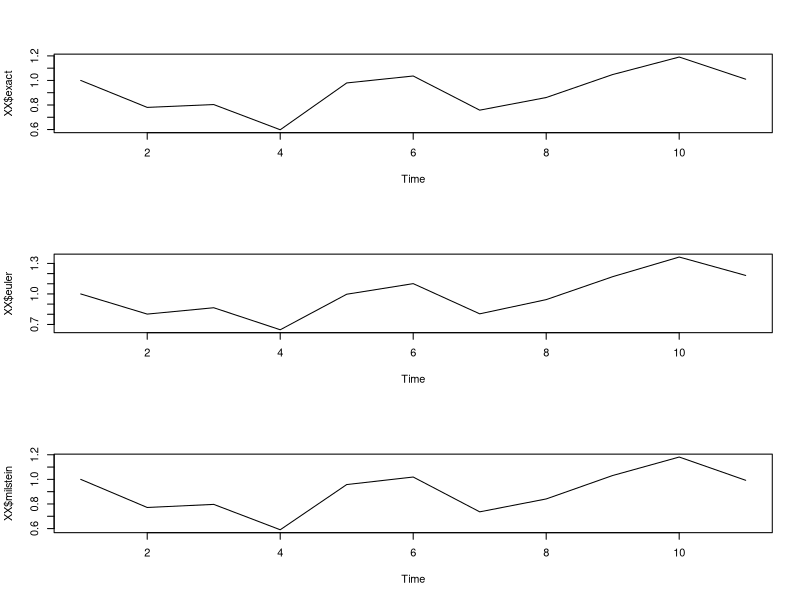
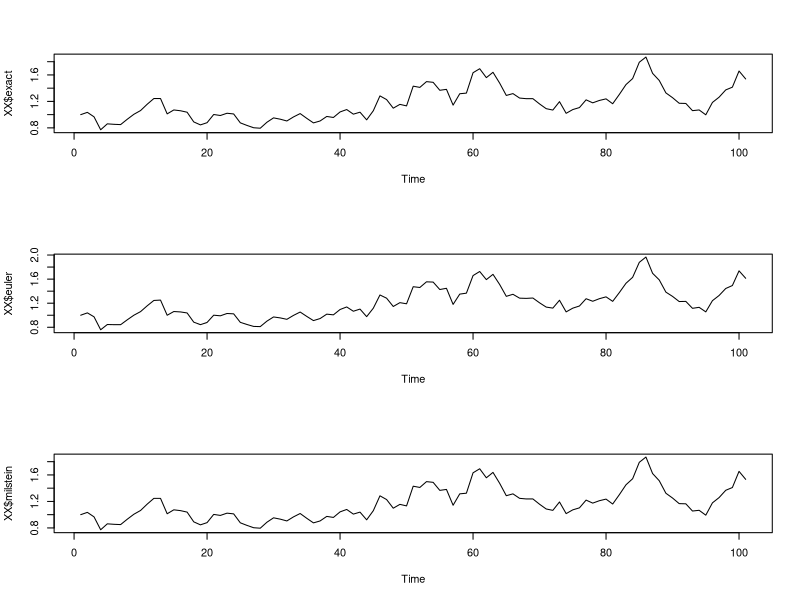
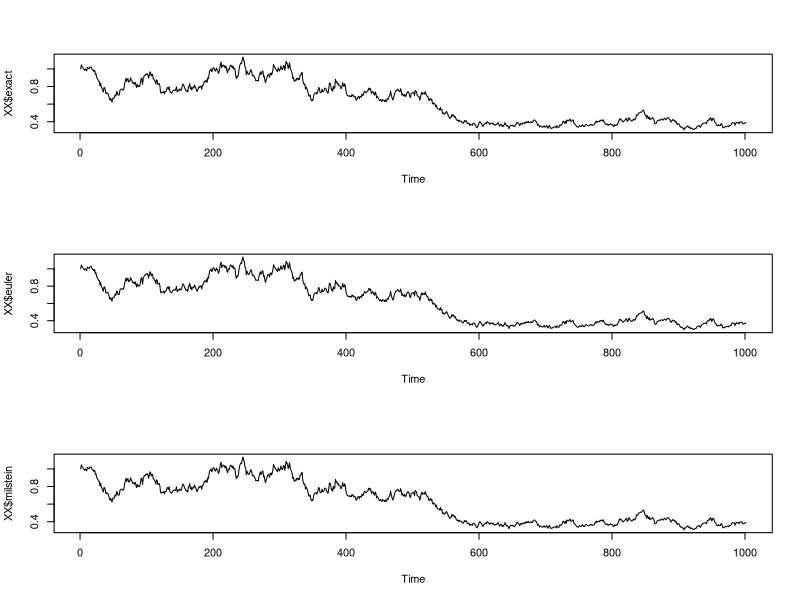
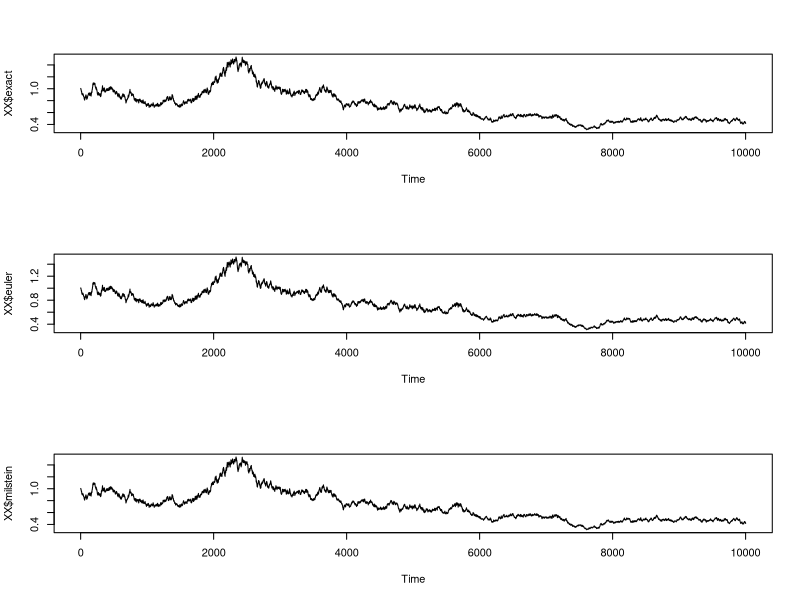
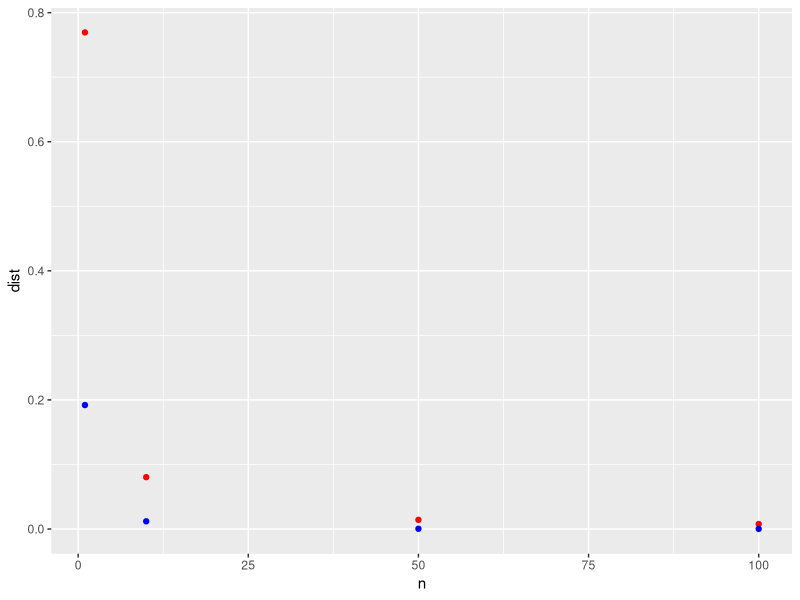
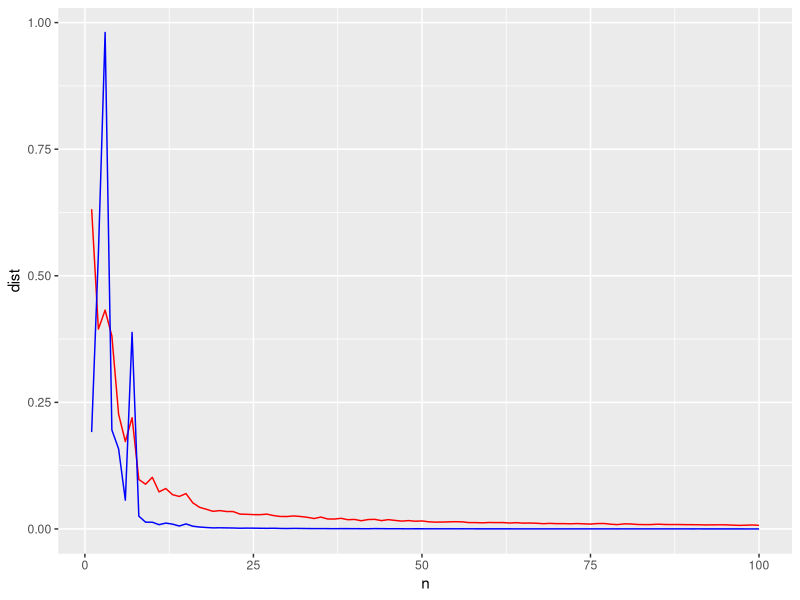
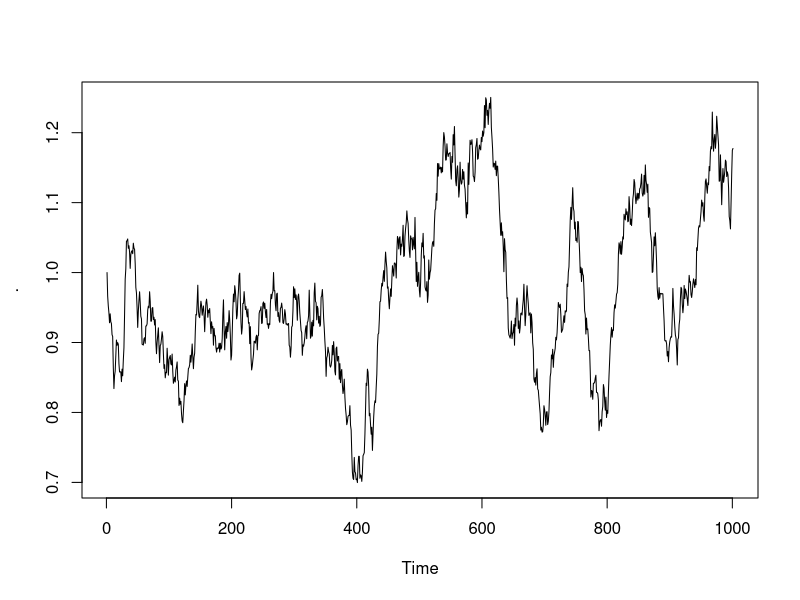

These figures' R source, in order: (Note: a time limit stopped this script after it produced the figures.)
## ---- chunk 1
knitr::opts_chunk$set(echo = TRUE)
library(magrittr)
library(tidyverse)
## ---- chunk 2

set.seed(1)


sim_BM <- function(T_, delta) {
  tmesh <- seq(from = 0, to = T_, by = delta)
  N <- length(tmesh)
  step <- delta * T_
  Norm <- rnorm(N)
  B <- c(0, cumsum(sqrt(step) * Norm[-N]))
  output <- data.frame(B = B, Norm = Norm)
  return(output)
}

Z_t <- function(t, B) {
  exp(0.5 * t + B)
}

b <- function(t, X_t) {
  X_t - X_t^2
}

sigma <- function(t, X_t) {
  X_t
}

sigma_dif <- function(t, X_t) {
  1
}

approx_integral_exact_solution_Euler_sol_Milstein_sol <- function(delta, T_ = 1, b, sigma, x_0 = 0, Z_t, sigma_dif) {
  tmesh <- seq(from = 0, to = T_, by = delta)
  N_n <- length(tmesh)
  # N_n <- ceiling(T_ / delta)
  sim_BM_result <- sim_BM(T_, delta)
  B <- sim_BM_result$B
  X <- c(0)
  X_2 <- c(x_0)
  X_3 <- c(x_0)
  step <- delta * T_
  for (k in 2:(N_n)) {
    # Approximate integral
    X[k] <- X[k - 1] + Z_t(tmesh[k], B[k - 1]) * step
    # Euler scheme
    X_2[k] <- X_2[k - 1] + b(tmesh[k], X_2[k - 1]) * step +
      sigma(tmesh[k], X_2[k - 1]) * (B[k] - B[k - 1])
    # Milstein scheme
    X_3[k] <- X_3[k - 1] + b(tmesh[k], X_3[k - 1]) * step + sigma(tmesh[k], X_3[k - 1]) * (B[k] - B[k - 1]) +
      1 / 2 * sigma(tmesh[k - 1], X_3[k - 1]) * sigma_dif(tmesh[k - 1], X_3[k - 1]) * ((B[k] - B[k - 1])^2 - step)
  }

  XX <- Z_t(t = tmesh, B = B) / (1 + X)
  output <- data.frame(
    exact = XX,
    euler = X_2,
    milstein = X_3
  )
  return(output)
}


plot_sde <- function(n) {
  XX <- approx_integral_exact_solution_Euler_sol_Milstein_sol(
    delta = 1 / n,
    T_ = 1,
    b = b,
    sigma = sigma,
    x_0 = 1,
    Z_t = Z_t,
    sigma_dif = sigma_dif
  )
  par(mfrow = c(3, 1))
  plot.ts(XX$exact)
  plot.ts(XX$euler)
  plot.ts(XX$milstein)
  par(mfrow = c(1, 1))
}


plot_sde(10)
plot_sde(100)
plot_sde(1000)
plot_sde(10000)


# Exercise 6.
afstand_max <- function(a, b) {
  dist <- abs(a - b)^2
  max(dist)
}


MC_estimate_comparison <- function(n, MC_n) {
  MC <- data.frame()

  for (i in 1:MC_n) {
    output <- approx_integral_exact_solution_Euler_sol_Milstein_sol(
      delta = 1 / n,
      T_ = 1,
      b = b,
      sigma = sigma,
      x_0 = 1,
      Z_t = Z_t,
      sigma_dif = sigma_dif
    )
    MC[i, "Euler"] <- afstand_max(output$exact, output$euler)
    MC[i, "Milstein"] <- afstand_max(output$exact, output$milstein)
  }
  
  output_data <- data.frame(n = n,
                            Euler_mean_dist = mean(MC$Euler),
                            Milstein_mean_dist = mean(MC$Milstein))
  return(output_data)
}

comp_1 <- MC_estimate_comparison(1, 1000)
comp_1
comp_10 <- MC_estimate_comparison(10, 1000)
comp_10
comp_50 <- MC_estimate_comparison(50, 1000)
comp_50
comp_100 <- MC_estimate_comparison(100, 1000)
comp_100

plot_data_mc_est_compa <- bind_rows(comp_1, comp_10, comp_50, comp_100)

ggplot(data = plot_data_mc_est_compa, aes(x = n)) +
  geom_point(aes(y = Euler_mean_dist), color = "red") +
  geom_point(aes(y = Milstein_mean_dist), color = "blue") +
  labs(y = "dist")



data <- data.frame()

for (i in 1:100) {
  MC_estimate_comparison_data <- suppressWarnings(MC_estimate_comparison(i,1000))
  data <- bind_rows(data, MC_estimate_comparison_data)
}

ggplot(data = data, aes(x = n)) +
  geom_line(aes(y = Euler_mean_dist), color = "red") +
  geom_line(aes(y = Milstein_mean_dist), color = "blue") +
  labs(y = "dist")


## ---- chunk 3

b_V <- function(t, X_t) {
  0.5 - 0.5 * X_t
}

sigma_V <- function(t, X_t) {
  0.4 * sqrt(X_t)
}

b_S <- function(t, X_t) {
  0
}

sigma_S_1 <- function(t, X_t, V_t) {
  sqrt((1 - (-0.7)^2) * V_t) * X_t
}

sigma_S_2 <- function(t, X_t, V_t) {
  X_t * sqrt(V_t) * (-0.7)
}

Euler_scheme <- function(delta, T_ = 1) {
  N_n <- ceiling(T_ / delta)
  tmesh <- seq(from = 0, to = T_, by = delta)
  sim_BM_result_1 <- sim_BM(T_, delta)
  sim_BM_result_2 <- sim_BM(T_, delta)
  B_1 <- sim_BM_result_1$B
  B_2 <- sim_BM_result_2$B
  X <- c(0.3)
  X_2 <- c(1)
  step <- delta * T_
  for (k in 2:(N_n + 1)) {
    # V
    X[k] <- X[k - 1] + b_V(tmesh[k], X[k - 1]) * step +
      sigma_V(tmesh[k], X[k - 1]) * (B_2[k] - B_2[k - 1])
  }

  for (k in 2:(N_n + 1)) {
    X_2[k] <- X_2[k - 1] + b_S(tmesh[k], X_2[k - 1]) * step +
      sigma_S_1(tmesh[k], X_2[k - 1], X[k - 1]) * (B_1[k] - B_1[k - 1]) +
      sigma_S_2(tmesh[k], X_2[k - 1], X[k - 1]) * (B_2[k] - B_2[k - 1])
  }

  return(X_2)
}

Euler_scheme(delta = 1 / 1000, T_ = 1) %>% plot.ts()
data_mean_Euler_scheme <- c()
for (i in 1:10000) {
  data_mean_Euler_scheme[i] <- max(last(Euler_scheme(delta = 1 / 1000, T_ = 1)) - 1, 0)
}
mean(data_mean_Euler_scheme)
